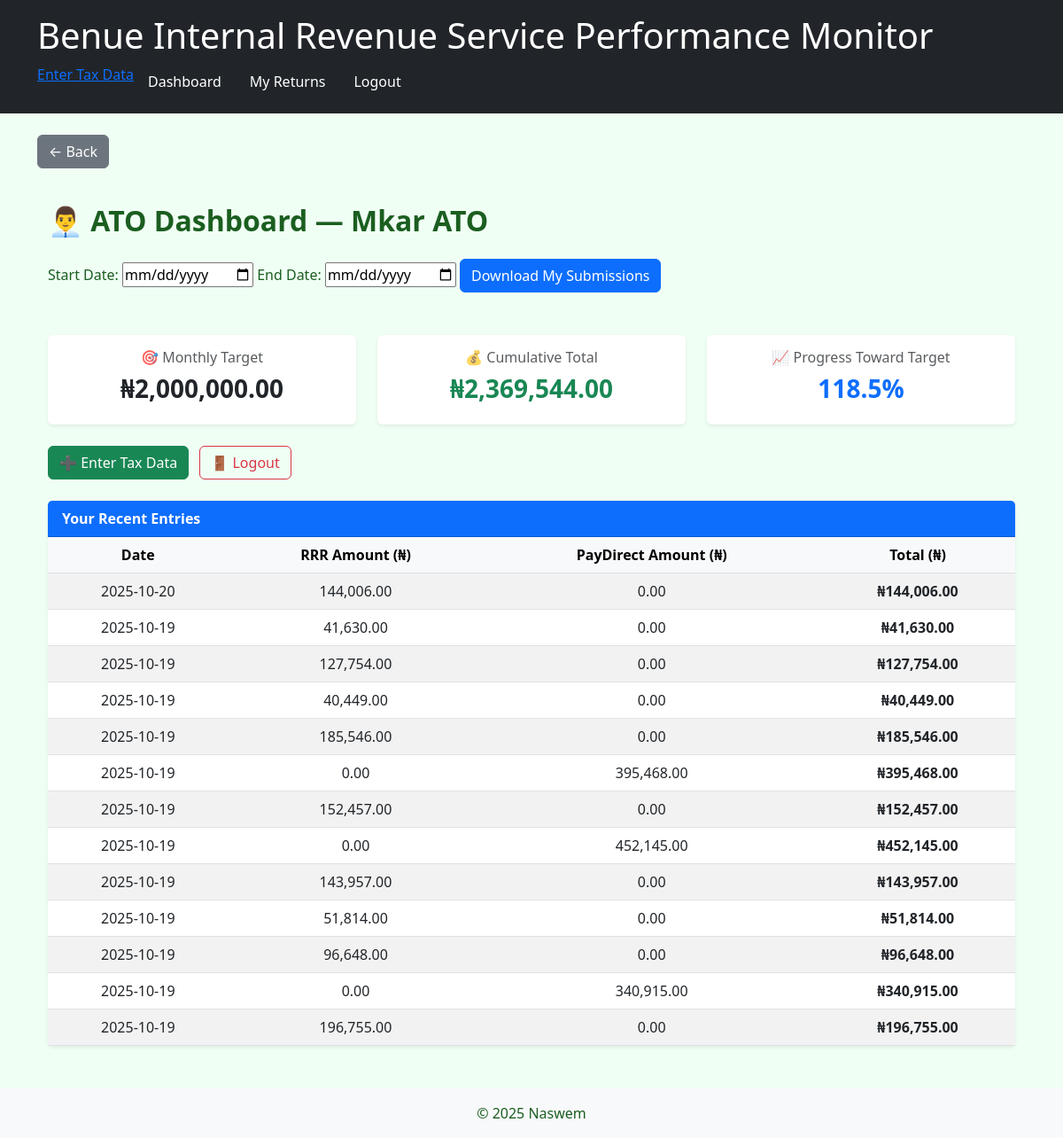
Screenshot of /dashboard (signed in) with the database file from the repository.
### models.py (models this page shows, shortened)
class User(UserMixin, db.Model):
    id = db.Column(db.Integer, primary_key=True)
    username = db.Column(db.String(150), unique=True, nullable=False)
    password_hash = db.Column(db.String(256), nullable=False)
    role = db.Column(db.String(50), default='user')  # Optional: add role support
    performance_summaries = db.relationship('PerformanceSummary', backref='user', lazy=True)

class PerformanceTarget(db.Model):
    id = db.Column(db.Integer, primary_key=True)
    user_id = db.Column(db.Integer, db.ForeignKey('user.id'))
    target_amount = db.Column(db.Float)
    user = db.relationship('User', backref=db.backref('target', uselist=False))

class TaxEntry(db.Model):
    id = db.Column(db.Integer, primary_key=True)
    tax_item = db.Column(db.String(100))
    subhead = db.Column(db.String(100))
    rrr = db.Column(db.String(100), unique=True, nullable=True)
    paydirect_ref = db.Column(db.String(100), unique=True, nullable=True)
    rrr_verified = db.Column(db.Boolean, default=False)
    paydirect_verified = db.Column(db.Boolean, default=False)
    rrr_amount = db.Column(db.Float)
    paydirect_amount = db.Column(db.Float)
    uploaded_by = db.Column(db.Integer, db.ForeignKey('user.id'))
    user = db.relationship('User', backref='entries')
    data = db.Column(db.JSON)
    date_uploaded = db.Column(db.DateTime, default=datetime.utcnow)
    month = db.Column(db.Integer)  # ✅ NEW
    year = db.Column(db.Integer)   # ✅ NEW

### app.py (the view, shortened to what this page needs)
@app.route('/dashboard')
@login_required
def dashboard():
    if current_user.role == 'ato':
        entries = TaxEntry.query.filter_by(uploaded_by=current_user.id).order_by(TaxEntry.date_uploaded.desc()).all()
        total_returns = sum(
            (e.rrr_amount or 0) + (e.paydirect_amount or 0)
            for e in entries
            if e.rrr_verified or e.paydirect_verified
        )
        target = get_target_for_ato(current_user)
        target_amount = target if target else 0
        percent_met = round((total_returns / target_amount * 100), 2) if target_amount else 0
        monthly_data = (
            db.session.query(
                extract('month', TaxEntry.date_uploaded).label('month'),
                func.sum(case((TaxEntry.rrr_verified, TaxEntry.rrr_amount), else_=0)).label('rrr_total'),
                func.sum(case((TaxEntry.paydirect_verified, TaxEntry.paydirect_amount), else_=0)).label('paydirect_total'),
            )
            .filter(TaxEntry.uploaded_by == current_user.id)
            .group_by(extract('month', TaxEntry.date_uploaded))
            .order_by('month')
            .all()
        )
        chart_labels = [calendar.month_name[int(row.month)] for row in monthly_data]
        ebills_values = [float(row.rrr_total or 0) for row in monthly_data]
        paydirect_values = [float(row.paydirect_total or 0) for row in monthly_data]
        total_values = [ebills_values[i] + paydirect_values[i] for i in range(len(ebills_values))]
        summaries = {
            'target': target_amount,
            'total': total_returns,
            'percent': percent_met,
            'records': entries,
            'chart_labels': chart_labels,
            'ebills_values': ebills_values,
            'paydirect_values': paydirect_values,
            'total_values': total_values
        }
        return render_template('dashboard.html', summaries=summaries, current_year=datetime.now().year)

### app.py (called while the page is built)
@login_manager.user_loader
def load_user(user_id):
    return db.session.get(User, int(user_id))

def get_target_for_ato(user):
    if not user:
        return 0
    target_record = db.session.query(PerformanceTarget).filter_by(user_id=user.id).first()
    return target_record.target_amount if target_record else 0

### templates/dashboard.html (shortened to what this page needs)
{% extends "base.html" %}
{% block content %}
<div class="container-fluid mt-4">
  <h2 class="fw-bold mb-4">
    {% if current_user.role == 'ato' %}
      👨‍💼 ATO Dashboard — {{ current_user.username }}
    {% else %}
      🏢 Admin Dashboard — {{ current_user.username }}
    {% endif %}
  </h2>
  {% if current_user.role == 'ato' %}
    <form method="GET" action="{{ url_for('download_submissions') }}" class="mb-4">
      <label for="start_date">Start Date:</label>
      <input type="date" name="start_date" required>
      <label for="end_date">End Date:</label>
      <input type="date" name="end_date" required>
      <button type="submit" class="btn btn-primary">Download My Submissions</button>
    </form>
    <div class="row g-4 mb-4 mt-3 text-center">
      <div class="col-md-4">
        <div class="card shadow-sm border-0">
          <div class="card-body">
            <h6 class="text-muted">🎯 Monthly Target</h6>
            <h3 class="fw-bold">₦{{ "{:,.2f}".format(summaries.target or 0) }}</h3>
          </div>
        </div>
      </div>
      <div class="col-md-4">
        <div class="card shadow-sm border-0">
          <div class="card-body">
            <h6 class="text-muted">💰 Cumulative Total</h6>
            <h3 class="fw-bold text-success">₦{{ "{:,.2f}".format(summaries.total or 0) }}</h3>
          </div>
        </div>
      </div>
      <div class="col-md-4">
        <div class="card shadow-sm border-0">
          <div class="card-body">
            <h6 class="text-muted">📈 Progress Toward Target</h6>
            {% set percent = (summaries.total / summaries.target * 100) if summaries.target else 0 %}
            <h3 class="fw-bold text-primary">{{ "%.1f"|format(percent) }}%</h3>
          </div>
        </div>
      </div>
    </div>
    <div class="mb-4">
      <a href="{{ url_for('enter_tax_data') }}" class="btn btn-success me-2">➕ Enter Tax Data</a>
      <a href="{{ url_for('logout') }}" class="btn btn-outline-danger">🚪 Logout</a>
    </div>
    <div class="card shadow-sm border-0">
      <div class="card-header bg-primary text-white fw-semibold">
        Your Recent Entries
      </div>
      <div class="card-body p-0">
        <div class="table-responsive">
          <table class="table table-striped mb-0 align-middle text-center">
            <thead class="table-light">
              <tr>
                <th>Date</th>
                <th>RRR Amount (₦)</th>
                <th>PayDirect Amount (₦)</th>
                <th>Total (₦)</th>
              </tr>
            </thead>
            <tbody>
              {% if summaries.records %}
                {% for rec in summaries.records %}
                <tr>
                  <td>{{ rec.date_uploaded.strftime('%Y-%m-%d') }}</td>
                  <td>{{ "{:,.2f}".format(rec.rrr_amount or 0) }}</td>
                  <td>{{ "{:,.2f}".format(rec.paydirect_amount or 0) }}</td>
                  <td><strong>₦{{ "{:,.2f}".format((rec.rrr_amount or 0) + (rec.paydirect_amount or 0)) }}</strong></td>
                </tr>
                {% endfor %}
              {% else %}
                <tr><td colspan="4" class="text-muted py-3">No performance records yet.</td></tr>
              {% endif %}
            </tbody>
          </table>
        </div>
      </div>
    </div>
  {% endif %}
</div>
{% endblock %}

### templates/base.html (shortened to what this page needs)
<!DOCTYPE html>
<html lang="en">
<head>
  <header class="bg-dark text-white p-3 mb-4">
        <div class="container">
            <h1 class="mb-2">Benue Internal Revenue Service Performance Monitor</h1>
            {% if current_user.is_authenticated %}
            <nav class="nav">
                {% if current_user.role == 'ato' %}
                <li><a href="{{ url_for('enter_tax_data') }}">Enter Tax Data</a></li>
                <a class="nav-link text-white" href="{{ url_for('dashboard') }}">Dashboard</a>
                <a class="nav-link text-white" href="{{ url_for('view_entries') }}">My Returns</a>
                {% endif %}
                <a class="nav-link text-white" href="{{ url_for('logout') }}">Logout</a>
            </nav>
            {% endif %}
        </div>
    </header>
    <link href="https://cdn.jsdelivr.net/npm/bootstrap@5.3.0/dist/css/bootstrap.min.css" rel="stylesheet">
    <link rel="stylesheet" href="{{ url_for('static', filename='CSS/style.css') }}">
</head>
<body>
        <main class="container mt-4 mb-5">
        {% if request.endpoint != 'index' %}
          <a href="{{ request.referrer or url_for('dashboard') }}" class="btn btn-secondary mb-3">← Back</a>
        {% endif %}
        {% block content %}{% endblock %}
    </main>
    <footer class="bg-light text-center py-3">
        <p class="mb-0">&copy; 2025 Naswem</p>
    </footer>
</body>
</html>

### static/CSS/style.css (style rules this page uses)
body { background-color: #f0fff4; color: #1b5e20; }

### rows the page displays
User: username "Mkar ATO"
PerformanceTarget: target_amount "2,000,000.00"
TaxEntry: date_uploaded "2025-10-20", rrr_amount "144,006.00", paydirect_amount "0.00", (rec.rrr_amountor0)+(rec.paydirect_amountor0) "144,006.00"
TaxEntry: date_uploaded "2025-10-19", rrr_amount "41,630.00", paydirect_amount "0.00", (rec.rrr_amountor0)+(rec.paydirect_amountor0) "41,630.00"
TaxEntry: date_uploaded "2025-10-19", rrr_amount "127,754.00", paydirect_amount "0.00", (rec.rrr_amountor0)+(rec.paydirect_amountor0) "127,754.00"
TaxEntry: date_uploaded "2025-10-19", rrr_amount "40,449.00", paydirect_amount "0.00", (rec.rrr_amountor0)+(rec.paydirect_amountor0) "40,449.00"
TaxEntry: date_uploaded "2025-10-19", rrr_amount "185,546.00", paydirect_amount "0.00", (rec.rrr_amountor0)+(rec.paydirect_amountor0) "185,546.00"
TaxEntry: date_uploaded "2025-10-19", rrr_amount "0.00", paydirect_amount "395,468.00", (rec.rrr_amountor0)+(rec.paydirect_amountor0) "395,468.00"
TaxEntry: date_uploaded "2025-10-19", rrr_amount "152,457.00", paydirect_amount "0.00", (rec.rrr_amountor0)+(rec.paydirect_amountor0) "152,457.00"
TaxEntry: date_uploaded "2025-10-19", rrr_amount "0.00", paydirect_amount "452,145.00", (rec.rrr_amountor0)+(rec.paydirect_amountor0) "452,145.00"
TaxEntry: date_uploaded "2025-10-19", rrr_amount "143,957.00", paydirect_amount "0.00", (rec.rrr_amountor0)+(rec.paydirect_amountor0) "143,957.00"
TaxEntry: date_uploaded "2025-10-19", rrr_amount "51,814.00", paydirect_amount "0.00", (rec.rrr_amountor0)+(rec.paydirect_amountor0) "51,814.00"
TaxEntry: date_uploaded "2025-10-19", rrr_amount "96,648.00", paydirect_amount "0.00", (rec.rrr_amountor0)+(rec.paydirect_amountor0) "96,648.00"
TaxEntry: date_uploaded "2025-10-19", rrr_amount "0.00", paydirect_amount "340,915.00", (rec.rrr_amountor0)+(rec.paydirect_amountor0) "340,915.00"
TaxEntry: date_uploaded "2025-10-19", rrr_amount "196,755.00", paydirect_amount "0.00", (rec.rrr_amountor0)+(rec.paydirect_amountor0) "196,755.00"

### other values shown
{{ "{:,.2f}".format(summaries.total or 0) }} "2,369,544.00"
{{ "%.1f"|format(percent) }} "118.5"
